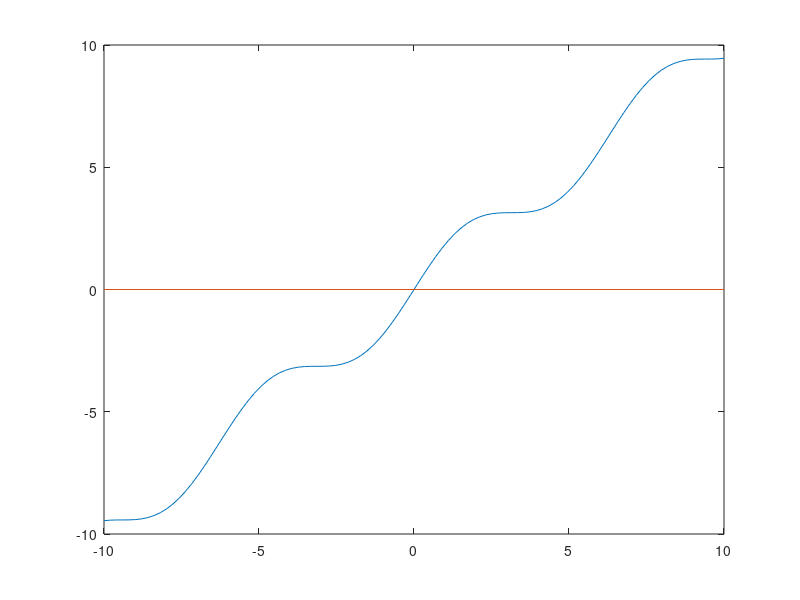

The MATLAB source for this figure:
clc; clear all; more off;

function y = F(x)
    y = x + 0.999 * sin(x);
endfunction

function y = F_prima(x)
    y = 1 + 0.999 * cos(x);
endfunction

t = linspace(-10, 10, 100);
plot(t, F(t));
line([-10 10], [0 0]);

function x1 = pasoNR(x0)
    x1 = x0 - F(x0) / F_prima(x0);
endfunction

x = [13 13];
for iteraciones = [50 100 150 200]
    printf("\nCon %3d iteraciones:\n", iteraciones);

    for n = 2:iteraciones
        x(n) = pasoNR(x(n - 1));
        error = abs(x(n) - x(n - 1));
        % if (mod(n, 3) == 0)
        formato = "%14.2f";
        printf(["%3d " formato formato formato "\n"], n, x(n), F(x(n)), error)
        % endif
    endfor
endfor

printf(["\n" "Se observa que el metodo converge (para cualquier semillas, de hecho), " ...
        "pero los puntos que casi anulan la derivada de F \n" ...
        "son patologicos y causan grandes cambios en el valor de la aproximacion\n"
    ]
);
